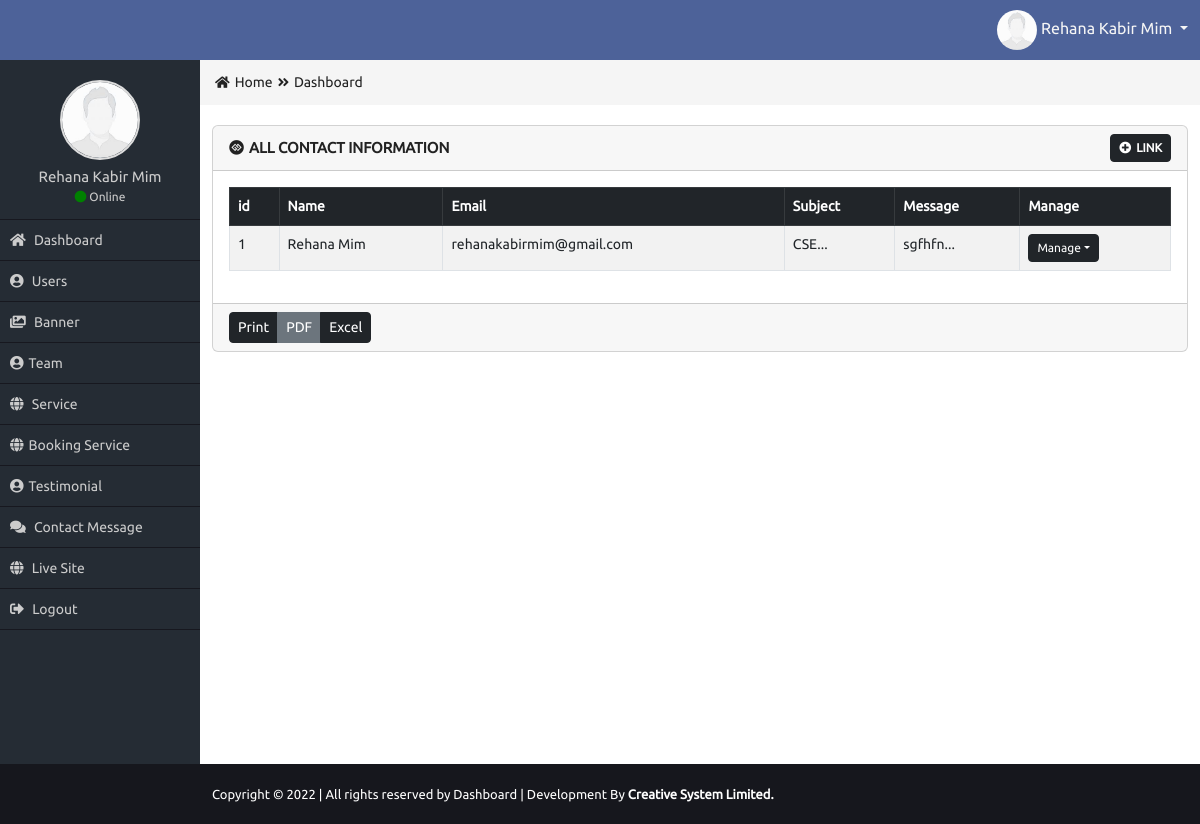
Page /Admin/all-message.php (signed in) on the committed database.
### tables this page shows
CREATE TABLE `contact` (
  `con_id` int(11) NOT NULL,
  `con_name` varchar(50) NOT NULL,
  `con_email` varchar(50) NOT NULL,
  `con_subject` varchar(50) NOT NULL,
  `con_message` text NOT NULL
);

### Admin/all-message.php (the view, shortened to what this page needs)
<?php
require_once("functions/function.php");
if($_SESSION['role']=='1'){
?>
                    <div class="row">
                        <div class="col-md-12">
                            <div class="card mb-3">
                              <div class="card-header">
                                <div class="row">
                                    <div class="col-md-8 card_title_part">
                                        <i class="fab fa-gg-circle"></i>All Contact Information
                                    </div>
                                    <div class="col-md-4 card_button_part">
                                        <a href="#" class="btn btn-sm btn-dark"><i class="fas fa-plus-circle"></i>Link</a>
                                    </div>
                                </div>
                              </div>
                              <div class="card-body">
                                <table class="table table-bordered table-striped table-hover custom_table">
                                  <thead class="table-dark">
                                    <tr>
                                    <th>id</th>
                                      <th>Name</th>
                                      <th>Email</th>
                                      <th>Subject</th>
                                      <th>Message</th>
                                      <th>Manage</th>
                                    </tr>
                                  </thead>
                                  <tbody>
                                  <?php
                                  $id=1;
                                        $sel="SELECT * FROM  contact   ORDER BY  con_id DESC";
                                        $Q = mysqli_query($con,$sel);
                                        while($data=mysqli_fetch_assoc($Q)){
                                  ?>
                                    <tr>
                                    <td><?php echo $id;  $id++; ?></td>
                                      <td><?= $data['con_name'];?></td>
                                      <td><?=$data['con_email']; ?></td>
                                      <td><?=substr($data['con_subject'],0,40);?>...</td>
                                      <td><?=substr($data['con_message'],0,50);?>...</td>
                                      <td>
                                          <div class="btn-group btn_group_manage" role="group">
                                            <button type="button" class="btn btn-sm btn-dark dropdown-toggle" data-bs-toggle="dropdown" aria-expanded="false">Manage</button>
                                          </div>
                                      </td>
                                    </tr>
                                    <?php }?>
                                  </tbody>
                                </table>
                              </div>
                              <div class="card-footer">
                                <div class="btn-group" role="group" aria-label="Button group">
                                  <button type="button" class="btn btn-sm btn-dark">Print</button>
                                  <button type="button" class="btn btn-sm btn-secondary">PDF</button>
                                  <button type="button" class="btn btn-sm btn-dark">Excel</button>
                                </div>
                              </div>
<?php
}else{
  header('Location:index.php');
}
?>

### Admin/css/style.css (style rules this page uses)
* { margin: 0px; padding: 0px; outline: 0px; }
a { text-decoration: none; }
body { font-family: 'Ubuntu', sans-serif; overflow-x: hidden; }
.card_title_part { color: #222222; font-size: 15px; text-transform: uppercase; font-weight: bold; margin-top: 3px; }
.card_title_part i { margin-right: 5px; }
.card_button_part { text-align: right; }
.card_button_part a { font-size: 12px; text-transform: uppercase; font-weight: bold; }
.card_button_part a i { margin-right: 5px; }
.btn_group_manage button { font-size: 12px; font-weight: 500; }
.custom_table { font-size: 14px; }

### rows in the picture
contact: con_name "Rehana Mim", con_email "rehanakabirmim@gmail.com", con_subject "CSE", con_message "sgfhfn"

### other values in the picture
$_SESSION['name'] "Rehana Kabir Mim"
